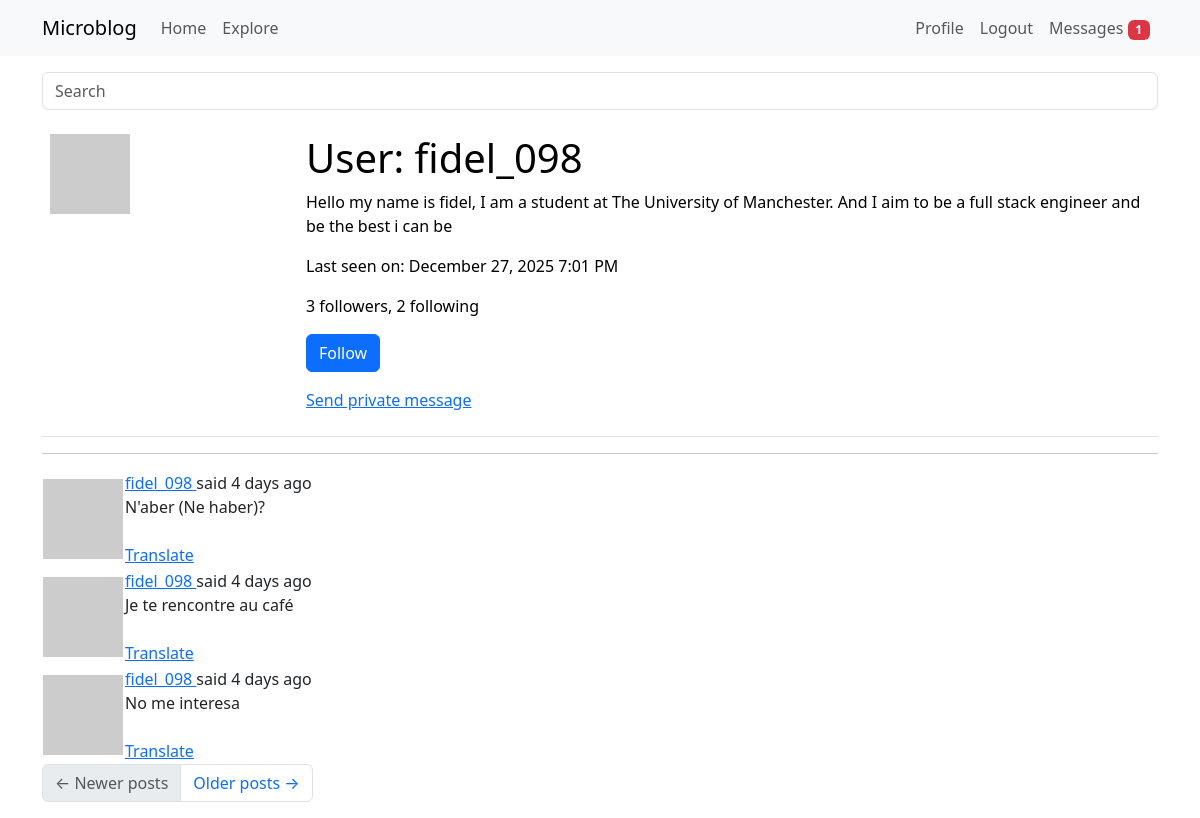
The app's page /user/fidel_098 (signed in), older data.
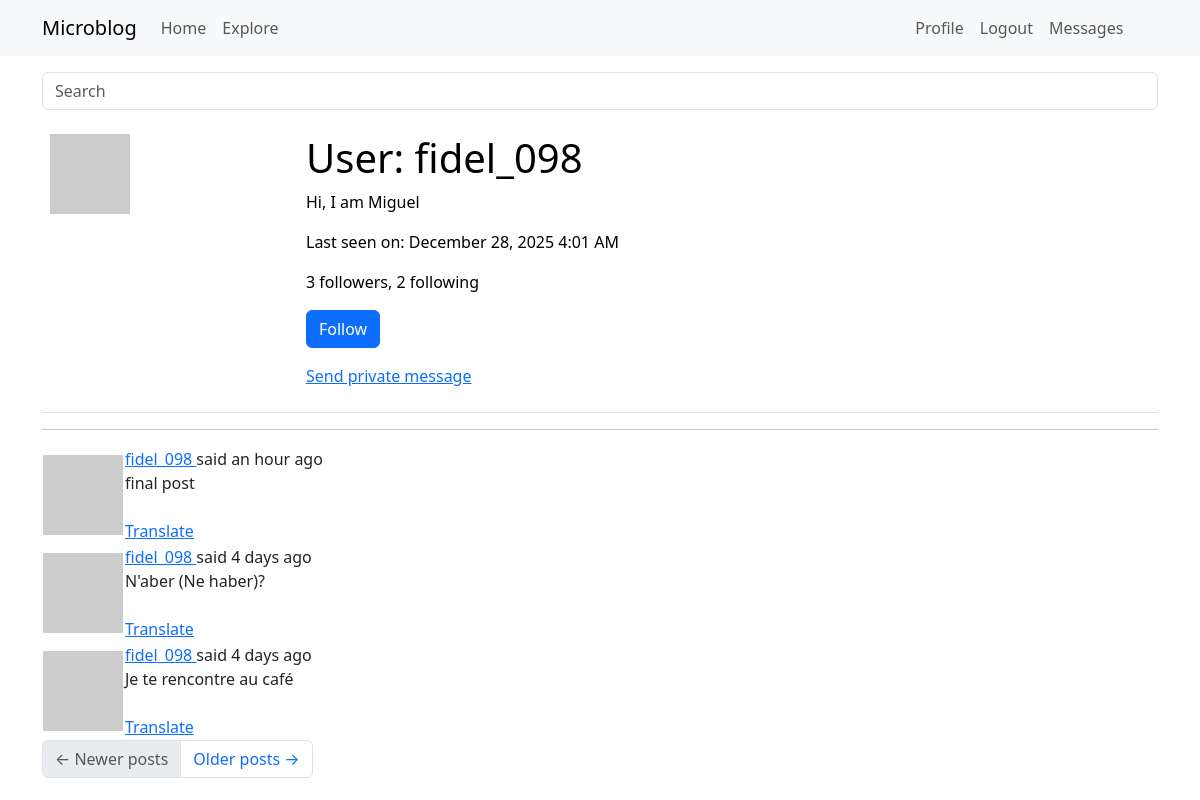
The same page, newer data.
### app/models.py (models this page shows, shortened)
class PaginatedAPIMixin(object):
    @staticmethod
    def to_collection_dict(query, page, per_page, endpoint, **kwargs): #it takes an sql query, a page number and a page size
        resources = db.paginate(query, page=page, per_page=per_page, error_out=False)
        data = {
          'items': [item.to_dict() for item in resources.items],
            '_meta': {
                'page': page,
                'per_page': per_page,
                'total_pages': resources.pages,
                'total_items': resources.total
            },
            '_links': {
                'self': url_for(endpoint, page=page, per_page=per_page,
                                **kwargs), #takes the endpoint argument for the view function that needs to be used in the url_for calls
                'next': url_for(endpoint, page=page + 1, per_page=per_page,
                                **kwargs) if resources.has_next else None,
                'prev': url_for(endpoint, page=page - 1, per_page=per_page,
                                **kwargs) if resources.has_prev else None
            }
        }
        return data

class User(PaginatedAPIMixin, UserMixin, db.Model):
    __tablename__ = "user"
    id: so.Mapped[int] = so.mapped_column(primary_key=True)
    username: so.Mapped[str] = so.mapped_column(sa.String(64), index=True, unique=True)
    email: so.Mapped[str] = so.mapped_column(sa.String(120), index=True, unique=True)
    password_hash: so.Mapped[Optional[str]] = so.mapped_column(sa.String(256))
    posts: so.WriteOnlyMapped['Post'] = so.relationship(back_populates='author')
    about_me: so.Mapped[Optional[str]] = so.mapped_column(sa.String(140))
    last_seen: so.Mapped[Optional[datetime]] = so.mapped_column(default=lambda:
                                datetime.now(timezone.utc))
    def avatar(self, size):
        digest = md5(self.email.lower().encode('utf-8')).hexdigest()
        return f'https://www.gravatar.com/avatar/{digest}?d=identicon&s={size}'
    following: so.WriteOnlyMapped['User'] = so.relationship(
        secondary=followers,
        primaryjoin=(followers.c.follower_id == id),
        secondaryjoin=(followers.c.followed_id == id),
        back_populates='followers')
    followers: so.WriteOnlyMapped['User'] = so.relationship(
        secondary=followers, primaryjoin=(followers.c.followed_id == id),
        secondaryjoin=(followers.c.follower_id == id),
        back_populates='following')
    def is_following(self, user):
        query = self.following.select().where(User.id == user.id)
        return db.session.scalar(query)
    def followers_count(self):
        query = sa.select(sa.func.count()).select_from(
            self.followers.select().subquery())
        return db.session.scalar(query)
    def following_count(self):
        query = sa.select(sa.func.count()).select_from(
            self.following.select().subquery())
        return db.session.scalar(query)
    last_message_read_time: so.Mapped[Optional[datetime]]
    messages_sent: so.WriteOnlyMapped['Message'] = so.relationship(foreign_keys='Message.sender_id', back_populates='author')
    messages_recieved: so.WriteOnlyMapped['Message'] = so.relationship(foreign_keys='Message.recipient_id', back_populates='recipient')
    def unread_message_count(self):
        last_read_time = self.last_message_read_time or datetime(1900, 1, 1)
        query = sa.select(Message).where(Message.recipient == self, Message.timestamp > last_read_time)
        return db.session.scalar(sa.select(sa.func.count()).select_from(query.subquery()))
    notifications: so.WriteOnlyMapped['Notification'] = so.relationship(back_populates='user')
    tasks: so.WriteOnlyMapped['Task'] = so.relationship(back_populates='user')
    def get_tasks_in_progress(self):
        query = self.tasks.select().where(Task.complete == False)
        return db.session.scalars(query)
    token: so.Mapped[Optional[str]] = so.mapped_column(sa.String(32), index=True, unique=True)
    token_expiration: so.Mapped[Optional[datetime]] = so.mapped_column(sa.DateTime)

class SearchableMixin(object):
    @classmethod
    def before_commit(cls, session):
        session._changes = { #session._changes is a custom attribute added to the session object to track changes made during the session
            'add': list(session.new), #list of new objects to be added
            'update': list(session.dirty), #list of modified objects
            'delete': list(session.deleted) #list of deleted objects
        }
    @classmethod
    def after_commit(cls, session):
        for obj in session._changes['add']:
            if isinstance(obj, SearchableMixin):
                add_to_index(obj.__tablename__, obj)
        for obj in session._changes['update']:
            if isinstance(obj, SearchableMixin):
                add_to_index(obj.__tablename__, obj)
        for obj in session._changes['delete']:
            if isinstance(obj, SearchableMixin):
                remove_from_index(obj.__tablename__, obj)
        session._changes = None

class Post(SearchableMixin, db.Model):
    __tablename__ = "post"
    __searchable__ = ['body'] #this indicates that the body field of the Post model should be indexed for full-text search
    id: so.Mapped[int] = so.mapped_column(primary_key=True)
    body: so.Mapped[str] = so.mapped_column(sa.String(140))
    timestamp: so.Mapped[datetime] = so.mapped_column(index=True, default=lambda: datetime.now(timezone.utc))
    user_id: so.Mapped[int] = so.mapped_column(sa.ForeignKey(User.id), index=True)
    author: so.Mapped[User] = so.relationship(back_populates='posts')
    language: so.Mapped[Optional[str]] = so.mapped_column(sa.String(5))

### app/main/routes.py (the view)
@bp.route('/user/<username>')
@login_required
def user(username):
    user = db.first_or_404(sa.select(User).where(User.username == username))
    page = request.args.get('page', 1, type=int)
    query = user.posts.select().order_by(Post.timestamp.desc())
    posts = db.paginate(query, page=page, per_page=current_app.config['POSTS_PER_PAGE'], error_out=False)
    prev_url=None
    next_url=None
    if posts.has_next:
        next_url = url_for('main.user', username=user.username, page=posts.next_num)
    else:
        None
    if posts.has_prev:
        prev_url = url_for('main.user', username=user.username, page=posts.prev_num)
    else:
        None
    form = EmptyForm()
    return render_template('user.html',form=form,
                           posts=posts.items, next_url=next_url,
                           prev_url=prev_url, user=user, delete_form=form)

### app/main/forms.py
class SearchForm(FlaskForm):
    q = StringField(_l('Search'), validators=[DataRequired()])
    def __init__(self, *args, **kwargs):
        if 'formdata' not in kwargs:
            kwargs['formdata'] = request.args
        if 'meta' not in kwargs:
            kwargs['meta'] = {'csrf': False}
        super(SearchForm, self).__init__(*args, **kwargs)

class EmptyForm(FlaskForm):
    submit = SubmitField(_l('Submit'))

### app/__init__.py (called while the page is built)
def get_locale():
    return request.accept_languages.best_match(current_app.config['LANGUAGES'])

### app/main/routes.py (called while the page is built)
@bp.before_request
def before_request():
    if current_user.is_authenticated:
        current_user.last_seen = datetime.now(timezone.utc)
        db.session.commit()
        g.search_form = SearchForm()
    g.locale = str(get_locale())

### app/models.py (called while the page is built)
@login.user_loader
def load_user(id):
    return db.session.get(User, int(id))

### app/templates/user.html (shortened to what this page needs)
{%extends "base.html" %}
{% block content %}
   <table class="table table-hover">
       <tr valign="top">
            <td width="256px"><img src = "{{ user.avatar(128) }}"></td>
            <td>
               <h1>{{ _('User') }}: {{ user.username }}</h1>
               {% if user.about_me %}<p>{{ user.about_me }}</p>{% endif %}
               {% if user.last_seen %}<p>{{ _('Last seen on') }}: {{ moment(user.last_seen).format('LLL') }}</p>{% endif %}
                <p>{{ _('%(count)d followers', count=user.followers_count()) }}, {{ _('%(count)d following', count=user.following_count()) }}</p>
                {% if user == current_user %}
               <p>
                   <a href="{{ url_for('main.edit_profile') }}">{{ _('Edit your profile') }}</a>
                   {% if not current_user.get_task_in_progress('export_posts') %}
                   | <a href="{{ url_for('main.export_posts') }}">{{ _('Export your posts') }}</a>
                   {% endif %}
               </p>
               {% elif not current_user.is_following(user) %}
               <p>
                   <form action="{{ url_for('main.follow', username=user.username) }}" method="post">
                       {{ form.submit(value=_('Follow'), class_='btn btn-primary') }}
                   </form>
               </p>
               {% endif %}
               {% if user != current_user %}
               <p>
                   <a href="{{ url_for('main.send_message', recipient=user.username) }}">
                       {{_('Send private message')}}
                   </a>
               </p>
               {% endif %}
           </td>
       </tr>
   </table>
   <hr>
   {% for post in posts %}
       {% include '_post.html' %}
   {% endfor %}
   <nav aria-label="Post navigation">
       <ul class="pagination">
           <li class="page-item{% if not prev_url %} disabled{% endif %}">
               <a class="page-link" href="{{ prev_url }}">
                   <span aria-hidden="true">&larr;</span> Newer posts
               </a>
           </li>
           <li class="page-item{% if not next_url %} disabled{% endif %}">
               <a class="page-link" href="{{ next_url }}">
                   Older posts <span aria-hidden="true">&rarr;</span>
               </a>
           </li>
       </ul>
   </nav>
{% endblock %}

### app/templates/_post.html (shortened to what this page needs)
<table class=""table table-hover>
    <tr>
        <td width="70px">
            <a href="{{ url_for('main.user', username=post.author.username) }}">
            <img src="{{ post.author.avatar(36) }}">
            </a>
        </td>
        <td>
            {{ _('%(username)s said %(when)s',
                username=user_link, when=moment(post.timestamp).fromNow()) }}
                <br>
            <span id="post{{ post.id }}">{{ post.body }}</span>
            {% if post.language and post.language != g.locale %}
            <br><br>
            <span id="translation{{ post.id }}">
                    <a href="javascript:translate(
                                'post{{ post.id }}',
                                'translation{{ post.id }}',
                                '{{ post.language }}',
                                '{{ g.locale }}');">{{ _('Translate') }}</a>
                </span>
            {% endif %}
        </td>
    </tr>
</table>

Row changes from the older to the newer data that the page shows:
no longer on this page (row unchanged): Post: body "No me interesa"
changed User "fidel_098": about_me "Hello my name is fidel, I am a student at The University of Manchester. And I aim to be a full stack engineer and be the best i can be" → "Hi, I am Miguel"; last_seen "December 27, 2025 7:01 PM" → "December 28, 2025 4:01 AM"
added Post: body "final post"
Text that changed along with them:
{{ unread_message_count }}: "1" → (not shown)
